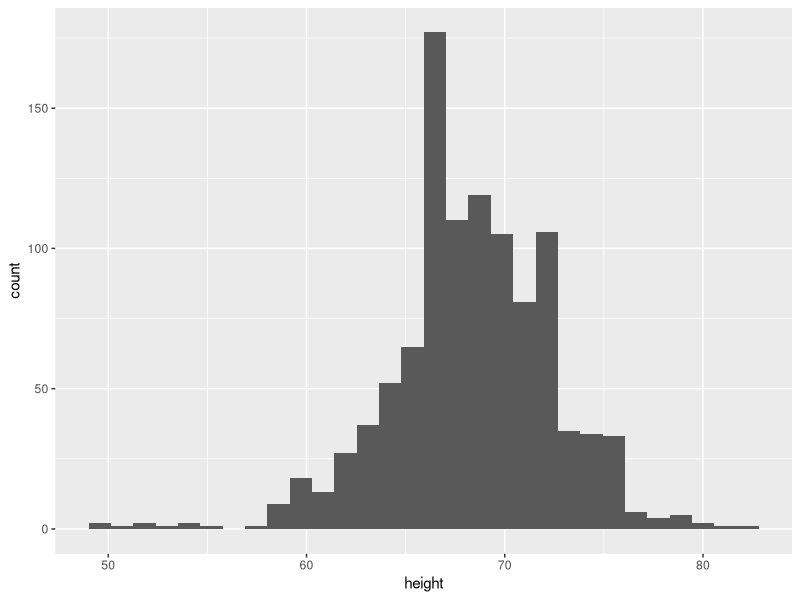
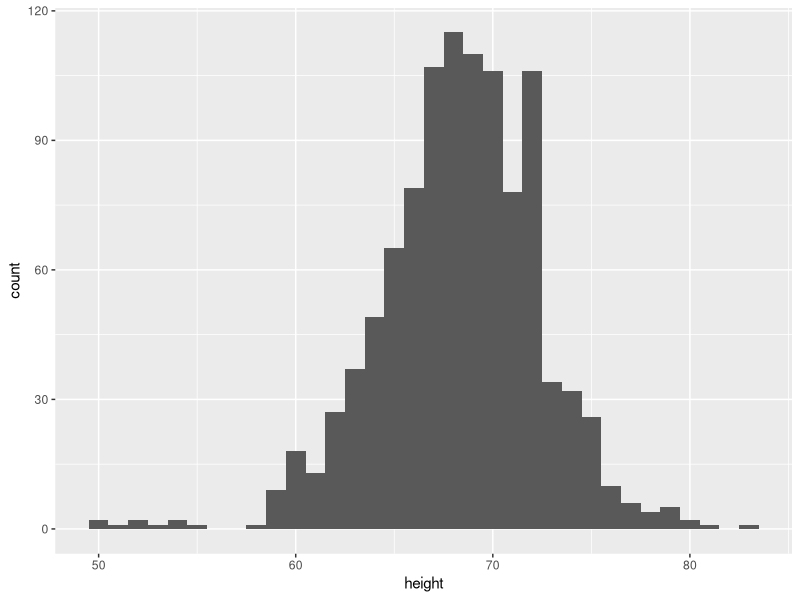
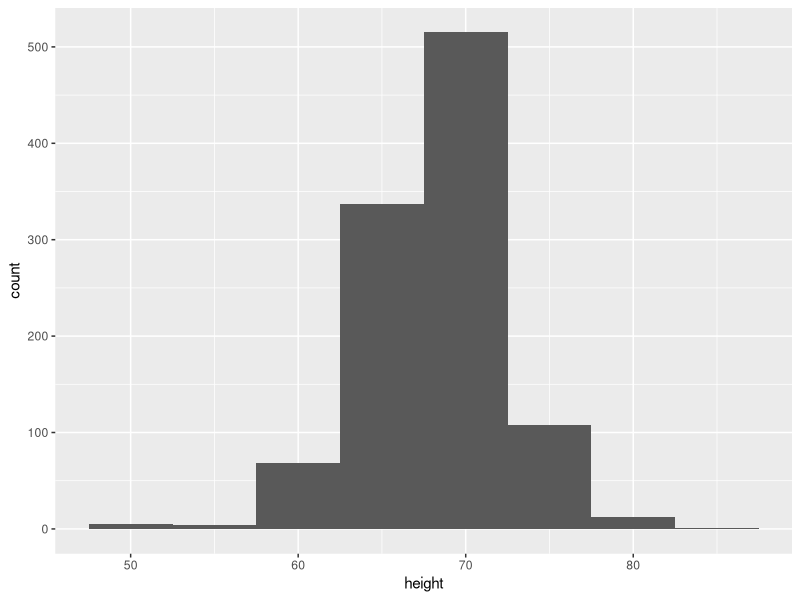
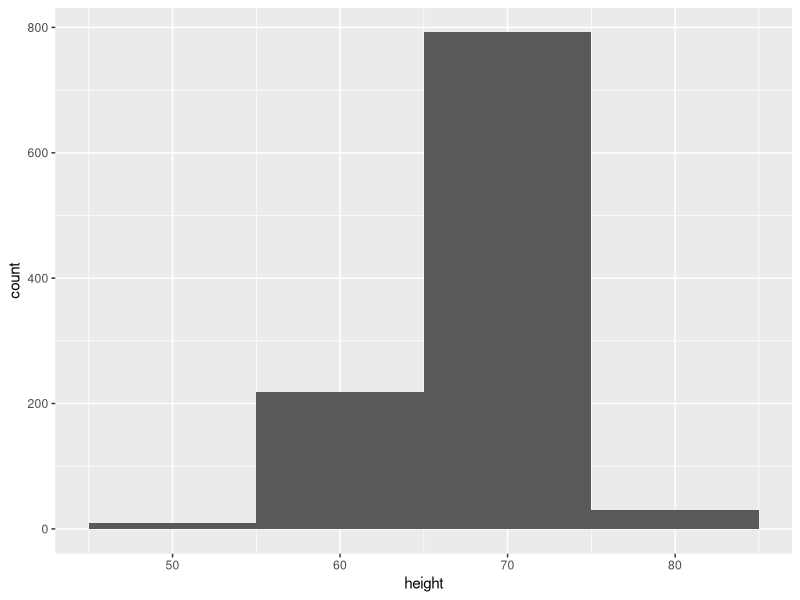
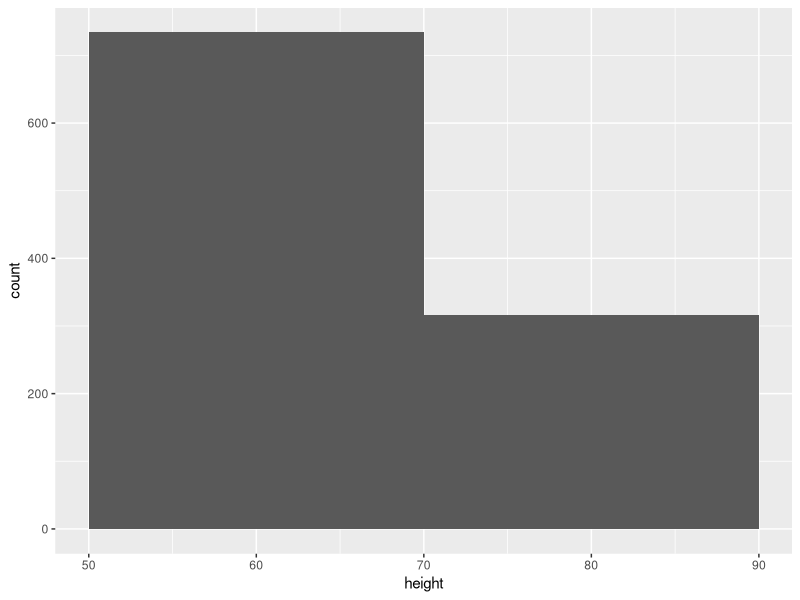
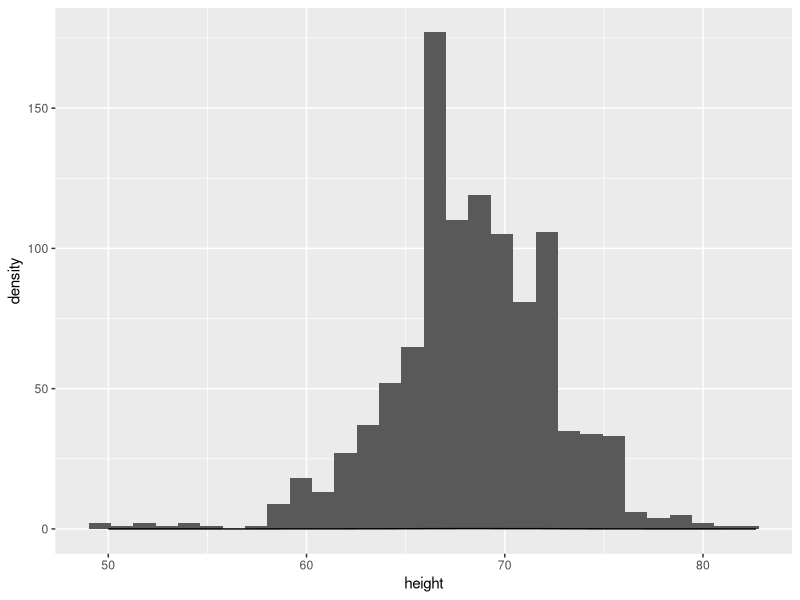
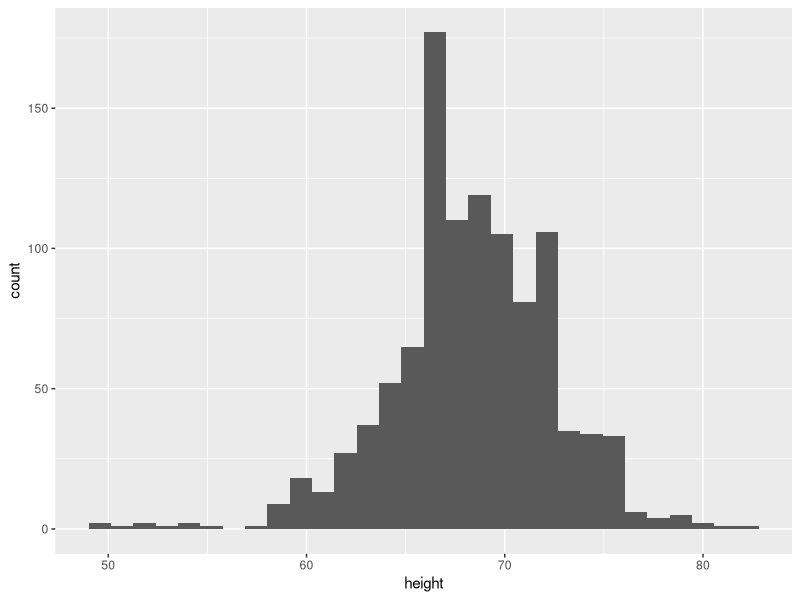
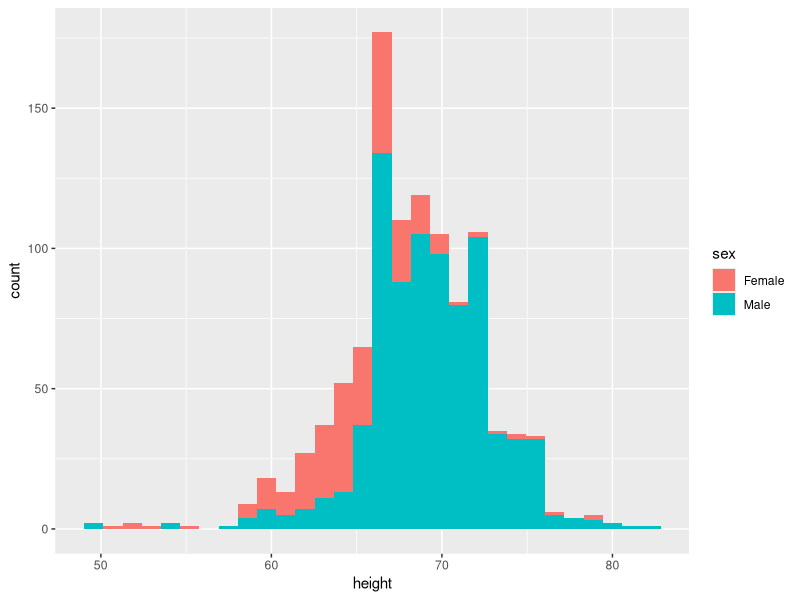

Write R code to recreate these figures, in order.
## ---- chunk 1
knitr::opts_chunk$set(echo = TRUE)
library(tidyverse)
## ---- chunk 2
#install.packages("dslabs")
library(dslabs) 
data(heights)
glimpse(heights)
## ---- chunk 3
ggplot(heights, aes(x=height)) + 
  geom_histogram()

## ---- chunk 4
ggplot(heights, aes(x=height)) + 
  geom_histogram(binwidth = 1)

ggplot(heights, aes(x=height)) + 
  geom_histogram(binwidth = 5)

ggplot(heights, aes(x=height)) + 
  geom_histogram(binwidth = 10)

ggplot(heights, aes(x=height)) + 
  geom_histogram(binwidth = 20)
## ---- chunk 5
ggplot(heights, aes(x=height)) + 
  geom_histogram() + 
  geom_density()

## ---- chunk 6
ggplot(heights, aes(x=height, group=sex)) + 
  geom_histogram() 
## ---- chunk 7
ggplot(heights, aes(x=height, fill = sex)) + 
  geom_histogram() 

## ---- chunk 8
ggplot(heights, aes(x=height, fill = sex)) + 
  geom_histogram(alpha=(3/4))


## ---- chunk 9
ggplot(heights) +
  geom_boxplot(aes(x= height, y = sex))
## ---- chunk 10
heights %>% 
  summarize(avg_height= mean(height), med_height=median(height))
## ---- chunk 11
heights %>% group_by(sex) %>% 
  summarize(avg_height= mean(height), med_height=median(height))

## ---- chunk 12
heights %>% group_by(sex) %>% filter(sex=='Female') %>% arrange(-height)

heights %>% group_by(sex) %>% filter(sex=='Male') %>% arrange(height)

## ---- chunk 13
# install.packages("pscl")
library(pscl) # loads in the package that has this data. 
## You might need to install this...

# data for presidental elections
votedata <-  presidentialElections
glimpse(votedata)
## ---- chunk 14
ggplot(votedata %>% filter(year==2000), aes(x=state, y= demVote)) +
  geom_col()


## ---- chunk 15

ggplot(votedata %>% filter(year==2000), aes(x=state, y= demVote)) +
  geom_col() +
  coord_flip()

## ---- chunk 16

ggplot(votedata %>% filter(year==2000), aes(x=reorder(state, demVote), y=demVote)) +
  geom_col()+ coord_flip()
## ---- chunk 17
ggplot(votedata %>% filter(year==2000), aes(x=reorder(state, demVote), y=demVote)) +
  geom_col()+ coord_flip() + facet_wrap(~south)

## ---- chunk 18
ggplot(votedata %>% filter(year==2000), aes(x=reorder(state, demVote), y=demVote, color=south)) +
  geom_col()+ coord_flip() + facet_wrap(~south)
## ---- chunk 19



## ---- chunk 20


## ---- chunk 21
library(maps)
votedata$state <- tolower(votedata$state)  ## states need to be lowercase for linking

states_map <- map_data("state") ## this gives us the lat and long for each point of each state.
  
map_plot <-  ggplot(data =  votedata %>% filter(year == 2008), aes(map_id = state)) +
    geom_map(aes(fill = demVote), map = states_map) +
    expand_limits(x = states_map$long, y = states_map$lat)
map_plot  
## ---- chunk 22
map_plot <-  ggplot(data =  votedata %>% filter(year == 2016), aes(map_id = state)) +
  geom_map(aes(fill = demVote), map = states_map)+
  expand_limits(x = states_map$long, y = states_map$lat)
map_plot  
## ---- chunk 23


## ---- chunk 24


## ---- chunk 25


## ---- chunk 26
library(palmerpenguins)
glimpse(penguins)
## ---- chunk 27


## ---- chunk 28


## ---- chunk 29


## ---- chunk 30



## ---- chunk 31



## ---- chunk 32
